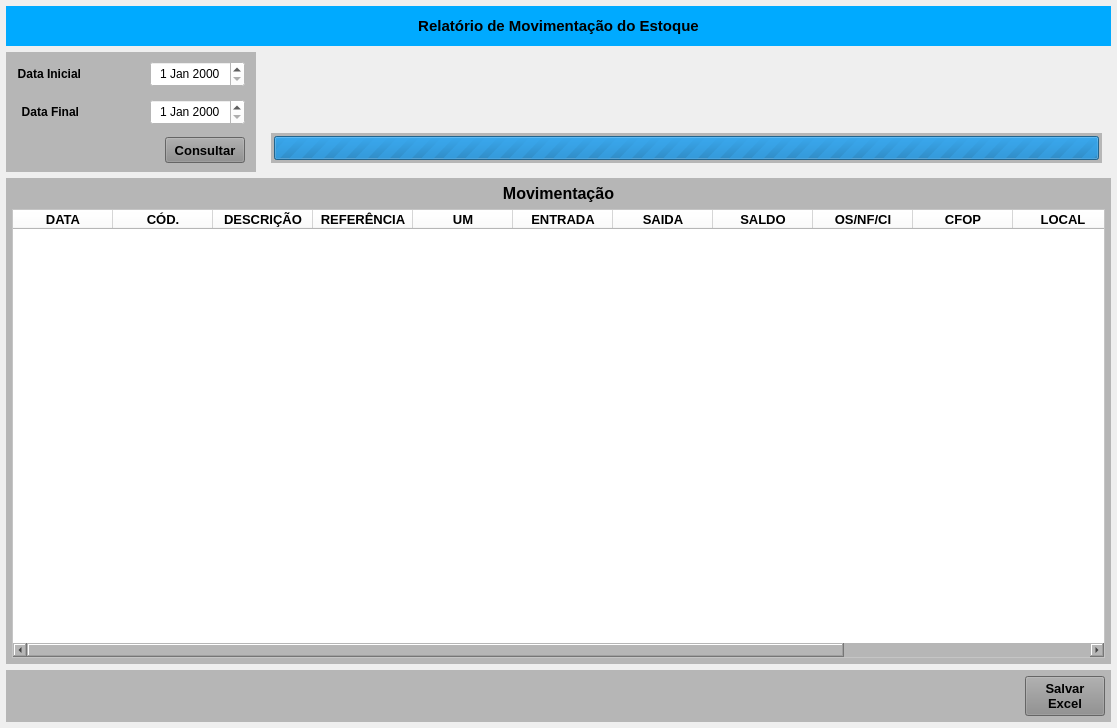
<?xml version="1.0" encoding="UTF-8"?>
<ui version="4.0">
 <class>ConsultaOP</class>
 <widget class="QMainWindow" name="ConsultaOP">
  <property name="geometry">
   <rect>
    <x>0</x>
    <y>0</y>
    <width>1117</width>
    <height>728</height>
   </rect>
  </property>
  <property name="sizePolicy">
   <sizepolicy hsizetype="Preferred" vsizetype="Preferred">
    <horstretch>0</horstretch>
    <verstretch>0</verstretch>
   </sizepolicy>
  </property>
  <property name="maximumSize">
   <size>
    <width>16777215</width>
    <height>16777211</height>
   </size>
  </property>
  <property name="windowTitle">
   <string>Movimentação do Estoque</string>
  </property>
  <widget class="QWidget" name="centralwidget">
   <property name="maximumSize">
    <size>
     <width>16777215</width>
     <height>16777215</height>
    </size>
   </property>
   <layout class="QVBoxLayout" name="verticalLayout">
    <property name="leftMargin">
     <number>6</number>
    </property>
    <property name="topMargin">
     <number>6</number>
    </property>
    <property name="rightMargin">
     <number>6</number>
    </property>
    <property name="bottomMargin">
     <number>6</number>
    </property>
    <item>
     <widget class="QWidget" name="widget_cabecalho" native="true">
      <property name="sizePolicy">
       <sizepolicy hsizetype="Preferred" vsizetype="Fixed">
        <horstretch>0</horstretch>
        <verstretch>0</verstretch>
       </sizepolicy>
      </property>
      <property name="minimumSize">
       <size>
        <width>0</width>
        <height>40</height>
       </size>
      </property>
      <property name="maximumSize">
       <size>
        <width>16777215</width>
        <height>40</height>
       </size>
      </property>
      <property name="font">
       <font>
        <pointsize>9</pointsize>
       </font>
      </property>
      <property name="styleSheet">
       <string notr="true">background-color: rgb(0, 170, 255);</string>
      </property>
      <layout class="QHBoxLayout" name="horizontalLayout">
       <property name="spacing">
        <number>6</number>
       </property>
       <property name="leftMargin">
        <number>15</number>
       </property>
       <property name="topMargin">
        <number>6</number>
       </property>
       <property name="rightMargin">
        <number>15</number>
       </property>
       <property name="bottomMargin">
        <number>6</number>
       </property>
       <item>
        <widget class="QLabel" name="label_13">
         <property name="sizePolicy">
          <sizepolicy hsizetype="Minimum" vsizetype="Preferred">
           <horstretch>0</horstretch>
           <verstretch>0</verstretch>
          </sizepolicy>
         </property>
         <property name="minimumSize">
          <size>
           <width>300</width>
           <height>0</height>
          </size>
         </property>
         <property name="font">
          <font>
           <pointsize>11</pointsize>
           <weight>75</weight>
           <bold>true</bold>
          </font>
         </property>
         <property name="text">
          <string>Relatório de Movimentação do Estoque</string>
         </property>
         <property name="alignment">
          <set>Qt::AlignCenter</set>
         </property>
        </widget>
       </item>
      </layout>
     </widget>
    </item>
    <item>
     <widget class="QWidget" name="widget_2" native="true">
      <property name="minimumSize">
       <size>
        <width>0</width>
        <height>120</height>
       </size>
      </property>
      <property name="maximumSize">
       <size>
        <width>16777215</width>
        <height>120</height>
       </size>
      </property>
      <layout class="QHBoxLayout" name="horizontalLayout_2">
       <property name="leftMargin">
        <number>0</number>
       </property>
       <property name="topMargin">
        <number>0</number>
       </property>
       <property name="rightMargin">
        <number>0</number>
       </property>
       <property name="bottomMargin">
        <number>0</number>
       </property>
       <item>
        <widget class="QWidget" name="widget_Cor1" native="true">
         <property name="minimumSize">
          <size>
           <width>250</width>
           <height>0</height>
          </size>
         </property>
         <property name="maximumSize">
          <size>
           <width>250</width>
           <height>16777215</height>
          </size>
         </property>
         <property name="styleSheet">
          <string notr="true">background-color: rgb(182, 182, 182);</string>
         </property>
         <layout class="QVBoxLayout" name="verticalLayout_2">
          <property name="leftMargin">
           <number>6</number>
          </property>
          <property name="topMargin">
           <number>6</number>
          </property>
          <property name="rightMargin">
           <number>6</number>
          </property>
          <property name="bottomMargin">
           <number>6</number>
          </property>
          <item>
           <widget class="QWidget" name="widget_6" native="true">
            <layout class="QHBoxLayout" name="horizontalLayout_3">
             <property name="spacing">
              <number>5</number>
             </property>
             <property name="leftMargin">
              <number>5</number>
             </property>
             <property name="topMargin">
              <number>3</number>
             </property>
             <property name="rightMargin">
              <number>5</number>
             </property>
             <property name="bottomMargin">
              <number>3</number>
             </property>
             <item>
              <widget class="QLabel" name="label">
               <property name="font">
                <font>
                 <pointsize>9</pointsize>
                 <weight>75</weight>
                 <bold>true</bold>
                </font>
               </property>
               <property name="text">
                <string>Data Inicial</string>
               </property>
               <property name="alignment">
                <set>Qt::AlignRight|Qt::AlignTrailing|Qt::AlignVCenter</set>
               </property>
              </widget>
             </item>
             <item>
              <widget class="QLabel" name="label_7">
               <property name="text">
                <string/>
               </property>
              </widget>
             </item>
             <item>
              <widget class="QDateEdit" name="date_Inicio">
               <property name="sizePolicy">
                <sizepolicy hsizetype="Preferred" vsizetype="Preferred">
                 <horstretch>0</horstretch>
                 <verstretch>0</verstretch>
                </sizepolicy>
               </property>
               <property name="font">
                <font>
                 <pointsize>9</pointsize>
                </font>
               </property>
               <property name="styleSheet">
                <string notr="true">background-color: rgb(255, 255, 255);</string>
               </property>
               <property name="alignment">
                <set>Qt::AlignCenter</set>
               </property>
              </widget>
             </item>
            </layout>
           </widget>
          </item>
          <item>
           <widget class="QWidget" name="widget_7" native="true">
            <layout class="QHBoxLayout" name="horizontalLayout_4">
             <property name="spacing">
              <number>5</number>
             </property>
             <property name="leftMargin">
              <number>5</number>
             </property>
             <property name="topMargin">
              <number>3</number>
             </property>
             <property name="rightMargin">
              <number>5</number>
             </property>
             <property name="bottomMargin">
              <number>3</number>
             </property>
             <item>
              <widget class="QLabel" name="label_2">
               <property name="font">
                <font>
                 <pointsize>9</pointsize>
                 <weight>75</weight>
                 <bold>true</bold>
                </font>
               </property>
               <property name="text">
                <string>Data Final</string>
               </property>
               <property name="alignment">
                <set>Qt::AlignRight|Qt::AlignTrailing|Qt::AlignVCenter</set>
               </property>
              </widget>
             </item>
             <item>
              <widget class="QLabel" name="label_8">
               <property name="text">
                <string/>
               </property>
              </widget>
             </item>
             <item>
              <widget class="QDateEdit" name="date_Final">
               <property name="sizePolicy">
                <sizepolicy hsizetype="Preferred" vsizetype="Preferred">
                 <horstretch>0</horstretch>
                 <verstretch>0</verstretch>
                </sizepolicy>
               </property>
               <property name="font">
                <font>
                 <pointsize>9</pointsize>
                </font>
               </property>
               <property name="styleSheet">
                <string notr="true">background-color: rgb(255, 255, 255);</string>
               </property>
               <property name="alignment">
                <set>Qt::AlignCenter</set>
               </property>
              </widget>
             </item>
            </layout>
           </widget>
          </item>
          <item>
           <widget class="QWidget" name="widget_8" native="true">
            <layout class="QHBoxLayout" name="horizontalLayout_5">
             <property name="spacing">
              <number>5</number>
             </property>
             <property name="leftMargin">
              <number>5</number>
             </property>
             <property name="topMargin">
              <number>3</number>
             </property>
             <property name="rightMargin">
              <number>5</number>
             </property>
             <property name="bottomMargin">
              <number>3</number>
             </property>
             <item>
              <widget class="QLabel" name="label_3">
               <property name="text">
                <string/>
               </property>
              </widget>
             </item>
             <item>
              <widget class="QPushButton" name="btn_Conultar">
               <property name="sizePolicy">
                <sizepolicy hsizetype="Preferred" vsizetype="Preferred">
                 <horstretch>0</horstretch>
                 <verstretch>0</verstretch>
                </sizepolicy>
               </property>
               <property name="minimumSize">
                <size>
                 <width>80</width>
                 <height>0</height>
                </size>
               </property>
               <property name="maximumSize">
                <size>
                 <width>80</width>
                 <height>16777215</height>
                </size>
               </property>
               <property name="font">
                <font>
                 <pointsize>10</pointsize>
                 <weight>75</weight>
                 <bold>true</bold>
                </font>
               </property>
               <property name="cursor">
                <cursorShape>PointingHandCursor</cursorShape>
               </property>
               <property name="styleSheet">
                <string notr="true">background-color: rgb(141, 141, 141);</string>
               </property>
               <property name="text">
                <string>Consultar</string>
               </property>
              </widget>
             </item>
            </layout>
           </widget>
          </item>
         </layout>
        </widget>
       </item>
       <item>
        <widget class="QWidget" name="widget_5" native="true">
         <layout class="QVBoxLayout" name="verticalLayout_3">
          <item>
           <widget class="QLabel" name="label_4">
            <property name="text">
             <string/>
            </property>
           </widget>
          </item>
          <item>
           <widget class="QLabel" name="label_Msg">
            <property name="font">
             <font>
              <pointsize>10</pointsize>
              <weight>75</weight>
              <bold>true</bold>
             </font>
            </property>
            <property name="text">
             <string/>
            </property>
           </widget>
          </item>
          <item>
           <widget class="QWidget" name="widget_Progress" native="true">
            <property name="minimumSize">
             <size>
              <width>0</width>
              <height>30</height>
             </size>
            </property>
            <property name="maximumSize">
             <size>
              <width>16777215</width>
              <height>30</height>
             </size>
            </property>
            <property name="styleSheet">
             <string notr="true">background-color: rgb(182, 182, 182);</string>
            </property>
            <layout class="QHBoxLayout" name="horizontalLayout_7">
             <property name="leftMargin">
              <number>3</number>
             </property>
             <property name="topMargin">
              <number>3</number>
             </property>
             <property name="rightMargin">
              <number>3</number>
             </property>
             <property name="bottomMargin">
              <number>3</number>
             </property>
             <item>
              <widget class="QProgressBar" name="progressBar">
               <property name="sizePolicy">
                <sizepolicy hsizetype="Preferred" vsizetype="Preferred">
                 <horstretch>0</horstretch>
                 <verstretch>0</verstretch>
                </sizepolicy>
               </property>
               <property name="maximum">
                <number>0</number>
               </property>
               <property name="value">
                <number>0</number>
               </property>
              </widget>
             </item>
            </layout>
           </widget>
          </item>
         </layout>
        </widget>
       </item>
      </layout>
     </widget>
    </item>
    <item>
     <widget class="QWidget" name="widget_Cor2" native="true">
      <property name="styleSheet">
       <string notr="true">background-color: rgb(182, 182, 182);</string>
      </property>
      <layout class="QVBoxLayout" name="verticalLayout_4">
       <property name="leftMargin">
        <number>6</number>
       </property>
       <property name="topMargin">
        <number>6</number>
       </property>
       <property name="rightMargin">
        <number>6</number>
       </property>
       <property name="bottomMargin">
        <number>6</number>
       </property>
       <item>
        <widget class="QLabel" name="label_Titulo">
         <property name="font">
          <font>
           <pointsize>12</pointsize>
           <weight>75</weight>
           <bold>true</bold>
          </font>
         </property>
         <property name="text">
          <string>Movimentação</string>
         </property>
         <property name="alignment">
          <set>Qt::AlignCenter</set>
         </property>
        </widget>
       </item>
       <item>
        <widget class="QTableWidget" name="table_OP">
         <property name="font">
          <font>
           <pointsize>8</pointsize>
          </font>
         </property>
         <property name="styleSheet">
          <string notr="true">background-color: rgb(255, 255, 255);</string>
         </property>
         <column>
          <property name="text">
           <string>DATA</string>
          </property>
          <property name="font">
           <font>
            <family>Segoe UI</family>
            <pointsize>10</pointsize>
            <weight>75</weight>
            <bold>true</bold>
           </font>
          </property>
          <property name="textAlignment">
           <set>AlignCenter</set>
          </property>
         </column>
         <column>
          <property name="text">
           <string>CÓD.</string>
          </property>
          <property name="font">
           <font>
            <family>Segoe UI</family>
            <pointsize>10</pointsize>
            <weight>75</weight>
            <bold>true</bold>
           </font>
          </property>
          <property name="textAlignment">
           <set>AlignCenter</set>
          </property>
         </column>
         <column>
          <property name="text">
           <string>DESCRIÇÃO</string>
          </property>
          <property name="font">
           <font>
            <pointsize>10</pointsize>
            <weight>75</weight>
            <bold>true</bold>
           </font>
          </property>
          <property name="textAlignment">
           <set>AlignCenter</set>
          </property>
         </column>
         <column>
          <property name="text">
           <string>REFERÊNCIA</string>
          </property>
          <property name="font">
           <font>
            <pointsize>10</pointsize>
            <weight>75</weight>
            <bold>true</bold>
           </font>
          </property>
          <property name="textAlignment">
           <set>AlignCenter</set>
          </property>
         </column>
         <column>
          <property name="text">
           <string>UM</string>
          </property>
          <property name="font">
           <font>
            <pointsize>10</pointsize>
            <weight>75</weight>
            <bold>true</bold>
           </font>
          </property>
          <property name="textAlignment">
           <set>AlignCenter</set>
          </property>
         </column>
         <column>
          <property name="text">
           <string>ENTRADA</string>
          </property>
          <property name="font">
           <font>
            <pointsize>10</pointsize>
            <weight>75</weight>
            <bold>true</bold>
           </font>
          </property>
          <property name="textAlignment">
           <set>AlignCenter</set>
          </property>
         </column>
         <column>
          <property name="text">
           <string>SAIDA</string>
          </property>
          <property name="font">
           <font>
            <pointsize>10</pointsize>
            <weight>75</weight>
            <bold>true</bold>
           </font>
          </property>
          <property name="textAlignment">
           <set>AlignCenter</set>
          </property>
         </column>
         <column>
          <property name="text">
           <string>SALDO</string>
          </property>
          <property name="font">
           <font>
            <family>MS Shell Dlg 2</family>
            <pointsize>10</pointsize>
            <weight>75</weight>
            <bold>true</bold>
           </font>
          </property>
          <property name="textAlignment">
           <set>AlignCenter</set>
          </property>
         </column>
         <column>
          <property name="text">
           <string>OS/NF/CI</string>
          </property>
          <property name="font">
           <font>
            <pointsize>10</pointsize>
            <weight>75</weight>
            <bold>true</bold>
           </font>
          </property>
          <property name="textAlignment">
           <set>AlignCenter</set>
          </property>
         </column>
         <column>
          <property name="text">
           <string>CFOP</string>
          </property>
          <property name="font">
           <font>
            <pointsize>10</pointsize>
            <weight>75</weight>
            <bold>true</bold>
           </font>
          </property>
          <property name="textAlignment">
           <set>AlignCenter</set>
          </property>
         </column>
         <column>
          <property name="text">
           <string>LOCAL</string>
          </property>
          <property name="font">
           <font>
            <pointsize>10</pointsize>
            <weight>75</weight>
            <bold>true</bold>
           </font>
          </property>
          <property name="textAlignment">
           <set>AlignCenter</set>
          </property>
         </column>
         <column>
          <property name="text">
           <string>SOLICITANTE</string>
          </property>
          <property name="font">
           <font>
            <pointsize>10</pointsize>
            <weight>75</weight>
            <bold>true</bold>
           </font>
          </property>
          <property name="textAlignment">
           <set>AlignCenter</set>
          </property>
         </column>
         <column>
          <property name="text">
           <string>OBS</string>
          </property>
          <property name="font">
           <font>
            <pointsize>10</pointsize>
            <weight>75</weight>
            <bold>true</bold>
           </font>
          </property>
          <property name="textAlignment">
           <set>AlignCenter</set>
          </property>
         </column>
        </widget>
       </item>
      </layout>
     </widget>
    </item>
    <item>
     <widget class="QWidget" name="widget_Cor3" native="true">
      <property name="styleSheet">
       <string notr="true">background-color: rgb(182, 182, 182);</string>
      </property>
      <layout class="QHBoxLayout" name="horizontalLayout_6">
       <property name="leftMargin">
        <number>6</number>
       </property>
       <property name="topMargin">
        <number>6</number>
       </property>
       <property name="rightMargin">
        <number>6</number>
       </property>
       <property name="bottomMargin">
        <number>6</number>
       </property>
       <item>
        <widget class="QLabel" name="label_6">
         <property name="text">
          <string/>
         </property>
        </widget>
       </item>
       <item>
        <widget class="QLabel" name="label_Excel">
         <property name="font">
          <font>
           <pointsize>9</pointsize>
           <weight>75</weight>
           <bold>true</bold>
          </font>
         </property>
         <property name="text">
          <string/>
         </property>
         <property name="alignment">
          <set>Qt::AlignRight|Qt::AlignTrailing|Qt::AlignVCenter</set>
         </property>
        </widget>
       </item>
       <item>
        <widget class="QPushButton" name="btn_Salvar">
         <property name="minimumSize">
          <size>
           <width>80</width>
           <height>40</height>
          </size>
         </property>
         <property name="maximumSize">
          <size>
           <width>80</width>
           <height>40</height>
          </size>
         </property>
         <property name="font">
          <font>
           <pointsize>10</pointsize>
           <weight>75</weight>
           <bold>true</bold>
          </font>
         </property>
         <property name="cursor">
          <cursorShape>PointingHandCursor</cursorShape>
         </property>
         <property name="styleSheet">
          <string notr="true">background-color: rgb(141, 141, 141);</string>
         </property>
         <property name="text">
          <string>Salvar
Excel</string>
         </property>
        </widget>
       </item>
      </layout>
     </widget>
    </item>
   </layout>
  </widget>
 </widget>
 <resources/>
 <connections/>
</ui>
